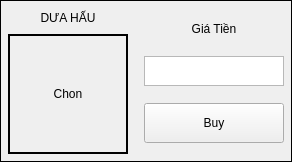
                 <widget class="QFrame" name="frame_30">
                  <property name="frameShape">
                   <enum>QFrame::Box</enum>
                  </property>
                  <layout class="QHBoxLayout" name="horizontalLayout_25">
                   <property name="leftMargin">
                    <number>2</number>
                   </property>
                   <property name="topMargin">
                    <number>2</number>
                   </property>
                   <property name="rightMargin">
                    <number>2</number>
                   </property>
                   <property name="bottomMargin">
                    <number>2</number>
                   </property>
                   <item>
                    <widget class="QFrame" name="frame_31">
                     <property name="sizePolicy">
                      <sizepolicy hsizetype="Expanding" vsizetype="Preferred">
                       <horstretch>0</horstretch>
                       <verstretch>0</verstretch>
                      </sizepolicy>
                     </property>
                     <property name="frameShape">
                      <enum>QFrame::NoFrame</enum>
                     </property>
                     <layout class="QVBoxLayout" name="verticalLayout_47">
                      <property name="leftMargin">
                       <number>5</number>
                      </property>
                      <property name="topMargin">
                       <number>5</number>
                      </property>
                      <property name="rightMargin">
                       <number>5</number>
                      </property>
                      <property name="bottomMargin">
                       <number>5</number>
                      </property>
                      <item>
                       <widget class="QLabel" name="nameID6">
                        <property name="sizePolicy">
                         <sizepolicy hsizetype="Expanding" vsizetype="Maximum">
                          <horstretch>0</horstretch>
                          <verstretch>0</verstretch>
                         </sizepolicy>
                        </property>
                        <property name="minimumSize">
                         <size>
                          <width>20</width>
                          <height>20</height>
                         </size>
                        </property>
                        <property name="maximumSize">
                         <size>
                          <width>5000</width>
                          <height>60</height>
                         </size>
                        </property>
                        <property name="frameShape">
                         <enum>QFrame::Box</enum>
                        </property>
                        <property name="lineWidth">
                         <number>0</number>
                        </property>
                        <property name="text">
                         <string>DƯA HẤU</string>
                        </property>
                        <property name="alignment">
                         <set>Qt::AlignCenter</set>
                        </property>
                       </widget>
                      </item>
                      <item>
                       <widget class="QLabel" name="imageID6">
                        <property name="sizePolicy">
                         <sizepolicy hsizetype="Expanding" vsizetype="Maximum">
                          <horstretch>0</horstretch>
                          <verstretch>0</verstretch>
                         </sizepolicy>
                        </property>
                        <property name="minimumSize">
                         <size>
                          <width>120</width>
                          <height>120</height>
                         </size>
                        </property>
                        <property name="maximumSize">
                         <size>
                          <width>5000</width>
                          <height>250</height>
                         </size>
                        </property>
                        <property name="frameShape">
                         <enum>QFrame::Box</enum>
                        </property>
                        <property name="lineWidth">
                         <number>2</number>
                        </property>
                        <property name="text">
                         <string>Chon</string>
                        </property>
                        <property name="alignment">
                         <set>Qt::AlignCenter</set>
                        </property>
                       </widget>
                      </item>
                     </layout>
                    </widget>
                   </item>
                   <item>
                    <widget class="QFrame" name="frame_32">
                     <property name="maximumSize">
                      <size>
                       <width>150</width>
                       <height>16777215</height>
                      </size>
                     </property>
                     <layout class="QVBoxLayout" name="verticalLayout_48">
                      <property name="leftMargin">
                       <number>5</number>
                      </property>
                      <property name="topMargin">
                       <number>5</number>
                      </property>
                      <property name="rightMargin">
                       <number>5</number>
                      </property>
                      <property name="bottomMargin">
                       <number>5</number>
                      </property>
                      <item>
                       <widget class="QLabel" name="imageAc_31">
                        <property name="sizePolicy">
                         <sizepolicy hsizetype="Maximum" vsizetype="Maximum">
                          <horstretch>0</horstretch>
                          <verstretch>0</verstretch>
                         </sizepolicy>
                        </property>
                        <property name="minimumSize">
                         <size>
                          <width>20</width>
                          <height>20</height>
                         </size>
                        </property>
                        <property name="maximumSize">
                         <size>
                          <width>150</width>
                          <height>20</height>
                         </size>
                        </property>
                        <property name="frameShape">
                         <enum>QFrame::Box</enum>
                        </property>
                        <property name="lineWidth">
                         <number>0</number>
                        </property>
                        <property name="text">
                         <string>Giá Tiền</string>
                        </property>
                        <property name="alignment">
                         <set>Qt::AlignCenter</set>
                        </property>
                       </widget>
                      </item>
                      <item>
                       <widget class="QTextEdit" name="totalCoinID6">
                        <property name="maximumSize">
                         <size>
                          <width>500</width>
                          <height>30</height>
                         </size>
                        </property>
                        <property name="readOnly">
                         <bool>true</bool>
                        </property>
                       </widget>
                      </item>
                      <item>
                       <widget class="QPushButton" name="btnBuyID6">
                        <property name="sizePolicy">
                         <sizepolicy hsizetype="Expanding" vsizetype="Fixed">
                          <horstretch>0</horstretch>
                          <verstretch>0</verstretch>
                         </sizepolicy>
                        </property>
                        <property name="minimumSize">
                         <size>
                          <width>0</width>
                          <height>40</height>
                         </size>
                        </property>
                        <property name="text">
                         <string>Buy</string>
                        </property>
                        <property name="ID" stdset="0">
                         <number>6</number>
                        </property>
                        <attribute name="buttonGroup">
                         <string notr="true">buy_buttonGroup</string>
                        </attribute>
                       </widget>
                      </item>
                     </layout>
                    </widget>
                   </item>
                  </layout>
                 </widget>
